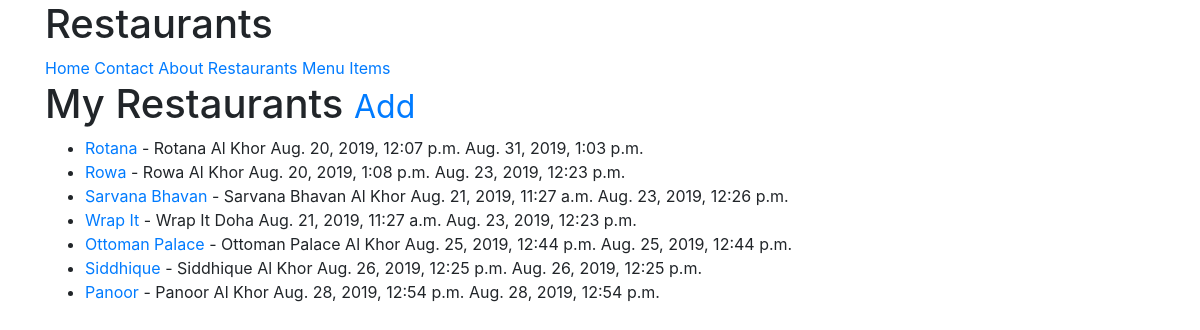
The page /restaurants/ (signed in) on the database its author committed.
### restaurants/models.py (models this page shows, shortened)
class RestaurantLocation(models.Model):
    owner = models.ForeignKey(User)
    name = models.CharField(max_length=120)
    location = models.CharField(max_length=120, null=True, blank = True)
    category = models.CharField(max_length=120, null = True, blank = False, validators=[validate_category])
    timestamp = models.DateTimeField(auto_now_add=True)
    updated = models.DateTimeField(auto_now=True)
    slug = models.SlugField(null=True, blank = True)
    def __str__(self):
        return self.name
    def get_absolute_url(self):
        return reverse('restaurants:detail', kwargs={"slug": self.slug})

### restaurants/views.py (the view)
class RestaurantListView(LoginRequiredMixin, ListView):
    def get_queryset(self):
        return RestaurantLocation.objects.filter(owner=self.request.user)

### restaurants/templates/restaurants/restaurantlocation_list.html
{% extends "base.html" %}
{% block content %}
<h1>My Restaurants <small><a href='{% url "restaurants:create" %}'>Add</a></small></h1>
<ul>
  {% for obj in object_list %}
    <li><a href='{{ obj.get_absolute_url }}'>{{ obj}}</a> - {{obj.name}} {{obj.location}} {{obj.timestamp}} {{obj.updated}}</li>
    {% empty %}
      <li><a href='{% url "restaurants:create" %}'>Add One</a></li>
  {% endfor %}
</ul>
{% endblock %}

### templates/base.html (shortened to what this page needs)
<!DOCTYPE html>
<html lang="en" dir="ltr">
  <head>
  {% include 'snippets/css.html' %}
  </head>
  <body>
    {% include 'snippets/nav.html' %}
    <div class="container">
      {% block content %}{% endblock content %}
    </div>
  </body>
</html>

### templates/snippets/css.html (shortened to what this page needs)
<link rel="stylesheet" href="https://stackpath.bootstrapcdn.com/bootstrap/4.3.1/css/bootstrap.min.css">

### templates/snippets/nav.html
<div class="container">
<h1>Restaurants</h1>
<a href='{% url "home" %}'>Home</a>
<a href='{% url "contact" %}'>Contact</a>
<a href='{% url "about" %}'>About</a>
{%if request.user.is_authenticated %}
  <a href='{% url "restaurants:list" %}'>Restaurants</a>
  <a href='{% url "menus:list" %}'>Menu Items</a>
{% endif %}
</div>

### rows shown on the page
RestaurantLocation: name "Rotana", location "Al Khor", timestamp "Aug. 20, 2019, 12:07 p.m.", updated "Aug. 31, 2019, 1:03 p.m."
RestaurantLocation: name "Rowa", location "Al Khor", timestamp "Aug. 20, 2019, 1:08 p.m.", updated "Aug. 23, 2019, 12:23 p.m."
RestaurantLocation: name "Sarvana Bhavan", location "Al Khor", timestamp "Aug. 21, 2019, 11:27 a.m.", updated "Aug. 23, 2019, 12:26 p.m."
RestaurantLocation: name "Wrap It", location "Doha", timestamp "Aug. 21, 2019, 11:27 a.m.", updated "Aug. 23, 2019, 12:23 p.m."
RestaurantLocation: name "Ottoman Palace", location "Al Khor", timestamp "Aug. 25, 2019, 12:44 p.m.", updated "Aug. 25, 2019, 12:44 p.m."
RestaurantLocation: name "Siddhique", location "Al Khor", timestamp "Aug. 26, 2019, 12:25 p.m.", updated "Aug. 26, 2019, 12:25 p.m."
RestaurantLocation: name "Panoor", location "Al Khor", timestamp "Aug. 28, 2019, 12:54 p.m.", updated "Aug. 28, 2019, 12:54 p.m."
